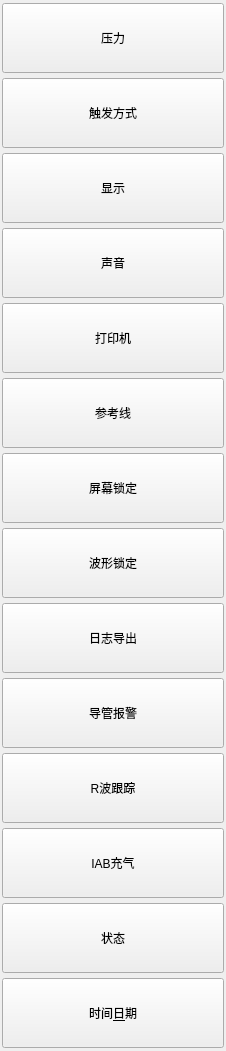
   <widget class="QWidget" name="scrollAreaWidgetContents">
    <property name="geometry">
     <rect>
      <x>0</x>
      <y>0</y>
      <width>226</width>
      <height>1051</height>
     </rect>
    </property>
    <layout class="QVBoxLayout" name="verticalLayout_3">
     <property name="spacing">
      <number>5</number>
     </property>
     <property name="leftMargin">
      <number>2</number>
     </property>
     <property name="topMargin">
      <number>3</number>
     </property>
     <property name="rightMargin">
      <number>2</number>
     </property>
     <property name="bottomMargin">
      <number>3</number>
     </property>
     <item>
      <widget class="QPushButton" name="Set_Button_1">
       <property name="sizePolicy">
        <sizepolicy hsizetype="Expanding" vsizetype="Fixed">
         <horstretch>0</horstretch>
         <verstretch>0</verstretch>
        </sizepolicy>
       </property>
       <property name="minimumSize">
        <size>
         <width>222</width>
         <height>70</height>
        </size>
       </property>
       <property name="maximumSize">
        <size>
         <width>222</width>
         <height>70</height>
        </size>
       </property>
       <property name="styleSheet">
        <string notr="true"/>
       </property>
       <property name="text">
        <string>压力</string>
       </property>
      </widget>
     </item>
     <item>
      <widget class="QPushButton" name="Set_Button_2">
       <property name="sizePolicy">
        <sizepolicy hsizetype="Expanding" vsizetype="Fixed">
         <horstretch>0</horstretch>
         <verstretch>0</verstretch>
        </sizepolicy>
       </property>
       <property name="minimumSize">
        <size>
         <width>222</width>
         <height>70</height>
        </size>
       </property>
       <property name="maximumSize">
        <size>
         <width>222</width>
         <height>70</height>
        </size>
       </property>
       <property name="styleSheet">
        <string notr="true"/>
       </property>
       <property name="text">
        <string>触发方式</string>
       </property>
      </widget>
     </item>
     <item>
      <widget class="QPushButton" name="Set_Button_3">
       <property name="sizePolicy">
        <sizepolicy hsizetype="Expanding" vsizetype="Fixed">
         <horstretch>0</horstretch>
         <verstretch>0</verstretch>
        </sizepolicy>
       </property>
       <property name="minimumSize">
        <size>
         <width>222</width>
         <height>70</height>
        </size>
       </property>
       <property name="maximumSize">
        <size>
         <width>222</width>
         <height>70</height>
        </size>
       </property>
       <property name="styleSheet">
        <string notr="true"/>
       </property>
       <property name="text">
        <string>显示</string>
       </property>
      </widget>
     </item>
     <item>
      <widget class="QPushButton" name="Set_Button_4">
       <property name="sizePolicy">
        <sizepolicy hsizetype="Expanding" vsizetype="Fixed">
         <horstretch>0</horstretch>
         <verstretch>0</verstretch>
        </sizepolicy>
       </property>
       <property name="minimumSize">
        <size>
         <width>222</width>
         <height>70</height>
        </size>
       </property>
       <property name="maximumSize">
        <size>
         <width>222</width>
         <height>70</height>
        </size>
       </property>
       <property name="styleSheet">
        <string notr="true"/>
       </property>
       <property name="text">
        <string>声音</string>
       </property>
      </widget>
     </item>
     <item>
      <widget class="QPushButton" name="Set_Button_5">
       <property name="sizePolicy">
        <sizepolicy hsizetype="Expanding" vsizetype="Fixed">
         <horstretch>0</horstretch>
         <verstretch>0</verstretch>
        </sizepolicy>
       </property>
       <property name="minimumSize">
        <size>
         <width>222</width>
         <height>70</height>
        </size>
       </property>
       <property name="maximumSize">
        <size>
         <width>222</width>
         <height>70</height>
        </size>
       </property>
       <property name="styleSheet">
        <string notr="true"/>
       </property>
       <property name="text">
        <string>打印机</string>
       </property>
      </widget>
     </item>
     <item>
      <widget class="QPushButton" name="Set_Button_6">
       <property name="sizePolicy">
        <sizepolicy hsizetype="Expanding" vsizetype="Fixed">
         <horstretch>0</horstretch>
         <verstretch>0</verstretch>
        </sizepolicy>
       </property>
       <property name="minimumSize">
        <size>
         <width>222</width>
         <height>70</height>
        </size>
       </property>
       <property name="maximumSize">
        <size>
         <width>222</width>
         <height>70</height>
        </size>
       </property>
       <property name="styleSheet">
        <string notr="true"/>
       </property>
       <property name="text">
        <string>参考线</string>
       </property>
      </widget>
     </item>
     <item>
      <widget class="QPushButton" name="Set_Button_7">
       <property name="sizePolicy">
        <sizepolicy hsizetype="Expanding" vsizetype="Fixed">
         <horstretch>0</horstretch>
         <verstretch>0</verstretch>
        </sizepolicy>
       </property>
       <property name="minimumSize">
        <size>
         <width>222</width>
         <height>70</height>
        </size>
       </property>
       <property name="maximumSize">
        <size>
         <width>222</width>
         <height>70</height>
        </size>
       </property>
       <property name="styleSheet">
        <string notr="true"/>
       </property>
       <property name="text">
        <string>屏幕锁定</string>
       </property>
      </widget>
     </item>
     <item>
      <widget class="QPushButton" name="Set_Button_8">
       <property name="sizePolicy">
        <sizepolicy hsizetype="Expanding" vsizetype="Fixed">
         <horstretch>0</horstretch>
         <verstretch>0</verstretch>
        </sizepolicy>
       </property>
       <property name="minimumSize">
        <size>
         <width>222</width>
         <height>70</height>
        </size>
       </property>
       <property name="maximumSize">
        <size>
         <width>222</width>
         <height>70</height>
        </size>
       </property>
       <property name="styleSheet">
        <string notr="true"/>
       </property>
       <property name="text">
        <string>波形锁定</string>
       </property>
      </widget>
     </item>
     <item>
      <widget class="QPushButton" name="Set_Button_9">
       <property name="sizePolicy">
        <sizepolicy hsizetype="Expanding" vsizetype="Fixed">
         <horstretch>0</horstretch>
         <verstretch>0</verstretch>
        </sizepolicy>
       </property>
       <property name="minimumSize">
        <size>
         <width>222</width>
         <height>70</height>
        </size>
       </property>
       <property name="maximumSize">
        <size>
         <width>222</width>
         <height>70</height>
        </size>
       </property>
       <property name="styleSheet">
        <string notr="true"/>
       </property>
       <property name="text">
        <string>日志导出</string>
       </property>
      </widget>
     </item>
     <item>
      <widget class="QPushButton" name="Set_Button_10">
       <property name="sizePolicy">
        <sizepolicy hsizetype="Expanding" vsizetype="Fixed">
         <horstretch>0</horstretch>
         <verstretch>0</verstretch>
        </sizepolicy>
       </property>
       <property name="minimumSize">
        <size>
         <width>222</width>
         <height>70</height>
        </size>
       </property>
       <property name="maximumSize">
        <size>
         <width>222</width>
         <height>70</height>
        </size>
       </property>
       <property name="styleSheet">
        <string notr="true"/>
       </property>
       <property name="text">
        <string>导管报警</string>
       </property>
      </widget>
     </item>
     <item>
      <widget class="QPushButton" name="Set_Button_11">
       <property name="sizePolicy">
        <sizepolicy hsizetype="Expanding" vsizetype="Fixed">
         <horstretch>0</horstretch>
         <verstretch>0</verstretch>
        </sizepolicy>
       </property>
       <property name="minimumSize">
        <size>
         <width>222</width>
         <height>70</height>
        </size>
       </property>
       <property name="maximumSize">
        <size>
         <width>222</width>
         <height>70</height>
        </size>
       </property>
       <property name="styleSheet">
        <string notr="true"/>
       </property>
       <property name="text">
        <string>R波跟踪</string>
       </property>
      </widget>
     </item>
     <item>
      <widget class="QPushButton" name="Set_Button_12">
       <property name="sizePolicy">
        <sizepolicy hsizetype="Expanding" vsizetype="Fixed">
         <horstretch>0</horstretch>
         <verstretch>0</verstretch>
        </sizepolicy>
       </property>
       <property name="minimumSize">
        <size>
         <width>222</width>
         <height>70</height>
        </size>
       </property>
       <property name="maximumSize">
        <size>
         <width>222</width>
         <height>70</height>
        </size>
       </property>
       <property name="styleSheet">
        <string notr="true"/>
       </property>
       <property name="text">
        <string>IAB充气</string>
       </property>
      </widget>
     </item>
     <item>
      <widget class="QPushButton" name="Set_Button_13">
       <property name="sizePolicy">
        <sizepolicy hsizetype="Expanding" vsizetype="Fixed">
         <horstretch>0</horstretch>
         <verstretch>0</verstretch>
        </sizepolicy>
       </property>
       <property name="minimumSize">
        <size>
         <width>222</width>
         <height>70</height>
        </size>
       </property>
       <property name="maximumSize">
        <size>
         <width>222</width>
         <height>70</height>
        </size>
       </property>
       <property name="styleSheet">
        <string notr="true"/>
       </property>
       <property name="text">
        <string>状态</string>
       </property>
      </widget>
     </item>
     <item>
      <widget class="QPushButton" name="Set_Button_14">
       <property name="sizePolicy">
        <sizepolicy hsizetype="Expanding" vsizetype="Fixed">
         <horstretch>0</horstretch>
         <verstretch>0</verstretch>
        </sizepolicy>
       </property>
       <property name="minimumSize">
        <size>
         <width>222</width>
         <height>70</height>
        </size>
       </property>
       <property name="maximumSize">
        <size>
         <width>222</width>
         <height>70</height>
        </size>
       </property>
       <property name="styleSheet">
        <string notr="true"/>
       </property>
       <property name="text">
        <string>时间&amp;日期</string>
       </property>
      </widget>
     </item>
    </layout>
   </widget>
